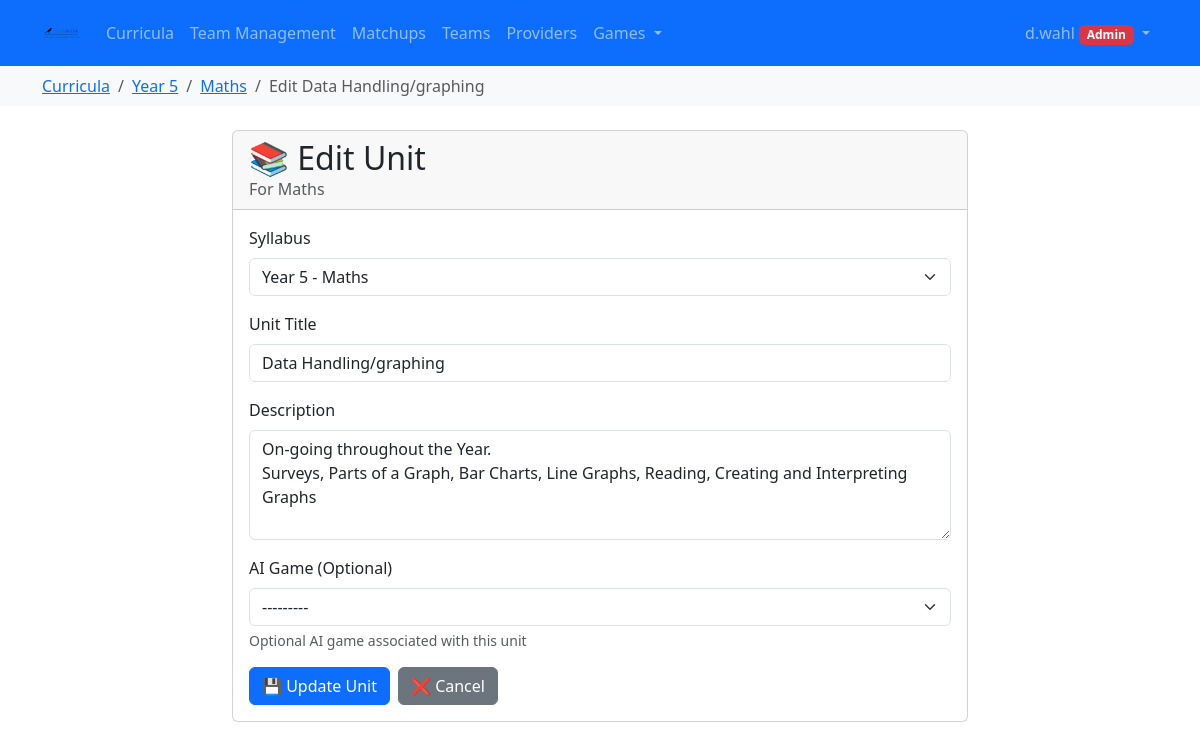
/syllabus/unit/17/edit/ (signed in), run on the app's committed database.
### syllabus/models.py (models this page shows, shortened)
class Unit(models.Model):
    syllabus = models.ForeignKey(Syllabus, on_delete=models.CASCADE, related_name='units')
    title = models.CharField(max_length=255)
    description = models.TextField(blank=True)
    ai_game = models.ForeignKey('aigames.AiGame', on_delete=models.SET_NULL, null=True, blank=True, help_text="Optional AI game associated with this unit")

class Syllabus(models.Model):
    curriculum = models.ForeignKey(Curriculum, on_delete=models.CASCADE)
    name = models.CharField(max_length=255)
    def __str__(self):
        return f"{self.curriculum.title} - {self.name}"

class Curriculum(models.Model):
    provider = models.ForeignKey(Provider, on_delete=models.CASCADE)
    title = models.CharField(max_length=200)
    description = models.TextField(blank=True)
    start_date = models.DateField(help_text="When this curriculum becomes effective")
    end_date = models.DateField(null=True, blank=True, help_text="When this curriculum expires (leave blank if still current)")
    created_at = models.DateTimeField(auto_now_add=True)
    updated_at = models.DateTimeField(auto_now=True)

### syllabus/views.py (the view)
# urls.py: path('unit/<int:unit_id>/edit/', views.edit_unit, name='edit_unit'),
@login_required
@user_passes_test(is_admin)
def edit_unit(request, unit_id):
    unit = get_object_or_404(Unit, id=unit_id)
    if request.method == 'POST':
        form = UnitForm(request.POST, instance=unit)
        if form.is_valid():
            form.save()
            messages.success(request, 'Unit updated successfully!')
            return redirect('unit_list', syllabus_id=unit.syllabus.id)
    else:
        form = UnitForm(instance=unit)
    return render(request, 'syllabus/edit_unit.html', {'form': form, 'unit': unit})

### syllabus/forms.py
class UnitForm(forms.ModelForm):
    class Meta:
        model = Unit
        fields = ['syllabus', 'title', 'description', 'ai_game']
        widgets = {
            'syllabus': forms.Select(attrs={'class': 'form-select'}),
            'title': forms.TextInput(attrs={'class': 'form-control'}),
            'description': forms.Textarea(attrs={'class': 'form-control', 'rows': 4}),
            'ai_game': forms.Select(attrs={'class': 'form-select'}),
        }

### aigames/models.py (called while the page is built)
    @property
    def logo_url(self):
        if self.logo:
            return self.logo.url
        return None

    @property
    def can_create_teams(self):
        return self.role in ['teacher', 'admin']

    @property
    def can_create_games(self):
        return self.role == 'admin'

    @property
    def can_modify_syllabus(self):
        return self.role == 'admin'

    def __str__(self):
        return self.title

### syllabus/views.py (called while the page is built)
def can_modify_syllabus(user):
    if not user.is_authenticated:
        return False
    try:
        from aigames.models import UserProfile
        return user.profile.can_modify_syllabus
    except (UserProfile.DoesNotExist, AttributeError):
        return user.is_superuser or user.groups.filter(name='Admin').exists()

def is_admin(user):
    return can_modify_syllabus(user)

### syllabus/templates/syllabus/edit_unit.html (shortened to what this page needs)
{% extends 'syllabus/base.html' %}
{% block breadcrumb %}
<nav aria-label="breadcrumb" class="bg-light py-2">
    <div class="container">
        <ol class="breadcrumb mb-0">
            <li class="breadcrumb-item"><a href="{% url 'curriculum_list' %}">Curricula</a></li>
            <li class="breadcrumb-item"><a href="{% url 'syllabus_list' unit.syllabus.curriculum.id %}">{{ unit.syllabus.curriculum.title }}</a></li>
            <li class="breadcrumb-item"><a href="{% url 'unit_list' unit.syllabus.id %}">{{ unit.syllabus.name }}</a></li>
            <li class="breadcrumb-item active">Edit {{ unit.title }}</li>
        </ol>
    </div>
</nav>
{% endblock %}
{% block content %}
<div class="row justify-content-center">
    <div class="col-md-8">
        <div class="card">
            <div class="card-header">
                <h2 class="mb-0">📚 Edit Unit</h2>
                <p class="mb-0 text-muted">For {{ unit.syllabus.name }}</p>
            </div>
            <div class="card-body">
                <form method="post">
                    <div class="mb-3">
                        <label for="{{ form.syllabus.id_for_label }}" class="form-label">Syllabus</label>
                        {{ form.syllabus }}
                    </div>
                    <div class="mb-3">
                        <label for="{{ form.title.id_for_label }}" class="form-label">Unit Title</label>
                        {{ form.title }}
                    </div>
                    <div class="mb-3">
                        <label for="{{ form.description.id_for_label }}" class="form-label">Description</label>
                        {{ form.description }}
                    </div>
                    <div class="mb-3">
                        <label for="{{ form.ai_game.id_for_label }}" class="form-label">AI Game (Optional)</label>
                        {{ form.ai_game }}
                        {% if form.ai_game.help_text %}
                            <div class="form-text">{{ form.ai_game.help_text }}</div>
                        {% endif %}
                    </div>
                    <div class="d-flex gap-2">
                        <button class="btn btn-primary" type="submit">💾 Update Unit</button>
                        <a href="{% url 'unit_list' unit.syllabus.id %}" class="btn btn-secondary">❌ Cancel</a>
                    </div>
                </form>
            </div>
        </div>
    </div>
</div>
{% endblock %}

### syllabus/templates/syllabus/base.html (shortened to what this page needs)
{% load static %}
<!DOCTYPE html>
<html>
<head>
    <link href="{% static 'syllabus/css/bootstrap.min.css' %}" rel="stylesheet">
</head>
<body>
    {% block navbar %}
    <nav class="navbar navbar-expand-lg navbar-dark bg-primary">
        <div class="container">
            {% if user.is_authenticated %}
                <a class="navbar-brand d-flex align-items-center" href="{% if user_role == 'student' %}{% url 'aigames:student_dashboard' %}{% else %}{% url 'curriculum_list' %}{% endif %}">
                    {% if school_logo %}
                        <img src="{{ school_logo }}" alt="{{ school_name }} Logo" height="40">
                    {% else %}
                        📚 Aiducator
                    {% endif %}
                </a>
            {% else %}
                <a class="navbar-brand" href="{% url 'landing_page' %}">📚 Aiducator</a>
            {% endif %}
            <div class="collapse navbar-collapse" id="navbarNav">
                {% if user.is_authenticated %}
                    <ul class="navbar-nav me-auto">
                        {% if user_role == 'student' %}
                            <li class="nav-item">
                                <a class="nav-link" href="{% url 'aigames:student_dashboard' %}">
                                    <i class="bi bi-house-door"></i> My Games
                                </a>
                            </li>
                            <li class="nav-item">
                                <a class="nav-link" href="{% url 'aigames:list_teams' %}">
                                    <i class="bi bi-people"></i> Teams
                                </a>
                            </li>
                        {% else %}
                            <li class="nav-item">
                                <a class="nav-link" href="{% url 'curriculum_list' %}">
                                     Curricula
                                </a>
                            </li>
                            <li class="nav-item">
                                <a class="nav-link" href="{% url 'aigames:team_management_dashboard' %}">
                                     Team Management
                                </a>
                            </li>
                            <li class="nav-item">
                                <a class="nav-link" href="{% url 'aigames:game_matchups_list' %}">
                                     Matchups
                                </a>
                            </li>
                            <li class="nav-item">
                                <a class="nav-link" href="{% url 'aigames:list_teams' %}">
                                     Teams
                                </a>
                            </li>
                            {% if can_modify_syllabus %}
                                <li class="nav-item">
                                    <a class="nav-link" href="{% url 'provider_list' %}">
                                         Providers
                                    </a>
                                </li>
                                <li class="nav-item dropdown">
                                    <a class="nav-link dropdown-toggle" href="#" id="gamesDropdown" role="button" data-bs-toggle="dropdown" aria-expanded="false">
                                         Games
                                    </a>
                                </li>
                            {% endif %}
                        {% endif %}
                    </ul>
                {% endif %}
                <ul class="navbar-nav">
                    {% if user.is_authenticated %}
                        <li class="nav-item dropdown">
                            <a class="nav-link dropdown-toggle" href="#" id="navbarDropdown" role="button" data-bs-toggle="dropdown">
                                {{ user.username }}
                                {% if user_role == 'admin' %}
                                    <span class="badge bg-danger">Admin</span>
                                {% elif user_role == 'teacher' %}
                                    <span class="badge bg-warning text-dark">Teacher</span>
                                {% elif user_role == 'student' %}
                                    <span class="badge bg-info">Student</span>
                                {% else %}
                                    <span class="badge bg-secondary">User</span>
                                {% endif %}
                            </a>
                        </li>
                    {% else %}
                        <li class="nav-item">
                            <a class="nav-link" href="/accounts/login/">Login</a>
                        </li>
                    {% endif %}
                </ul>
            </div>
        </div>
    </nav>
    {% endblock %}
    {% block breadcrumb %}{% endblock %}
    <div class="container mt-4">
        {% block content %}{% endblock %}
    </div>
</body>
</html>

### data on the page
Unit: syllabus.curriculum "Year 5", syllabus.name "Maths", title "Data Handling/graphing", syllabus "Year 5 - Maths", description "On-going throughout the Year. Surveys, Parts of a Graph, Bar Charts, Line Graphs, Reading, Creating and Interpreting Graphs", ai_game "---------"

### other printed values
{{ user.username }} "d.wahl"
